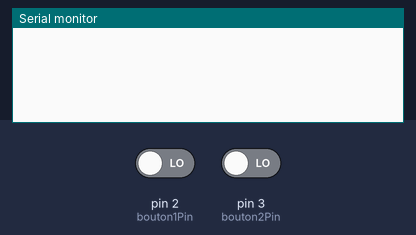
Bench run of a sketch on a simulated Arduino Uno, built with avr-gcc and run on an emulated ATmega328P. On the bench: the last lines printed to the serial monitor. The test bench sets the inputs (shaded band); at power-on: pin 2 (bouton1Pin) LOW, pin 3 (bouton2Pin) LOW.

Above: at 1.2 s.
1.3 s: pin 2 (bouton1Pin) driven HIGH
At 2.0 s:
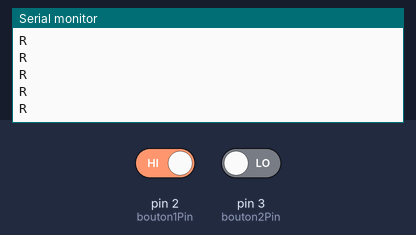
3.2 s: pin 3 (bouton2Pin) driven HIGH
At 4.2 s:
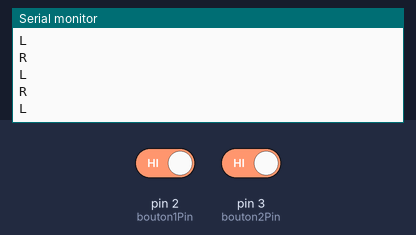

Measured:
- after the input at 1.3 s, the serial monitor: prints a new line at once (image 1)
- after the input at 3.2 s, the serial monitor: prints a new line at once (image 2)

The sketch:

arduino.ino
```cpp
// Définir les pins pour les boutons
const int bouton1Pin = 2;  // Pin numérique 2
const int bouton2Pin = 3;  // Pin numérique 3


void setup() {
  pinMode(bouton1Pin, INPUT);  // Pas de résistance pull-up ici
  pinMode(bouton2Pin, INPUT);  // Pas de résistance pull-up ici

  Serial.begin(9600);
}

void loop() {

  if (digitalRead(bouton1Pin) == HIGH) {
    Serial.println("R");
  }

  if (digitalRead(bouton2Pin) == HIGH) {
    Serial.println("L");
  }

  delay(10);
}
```
